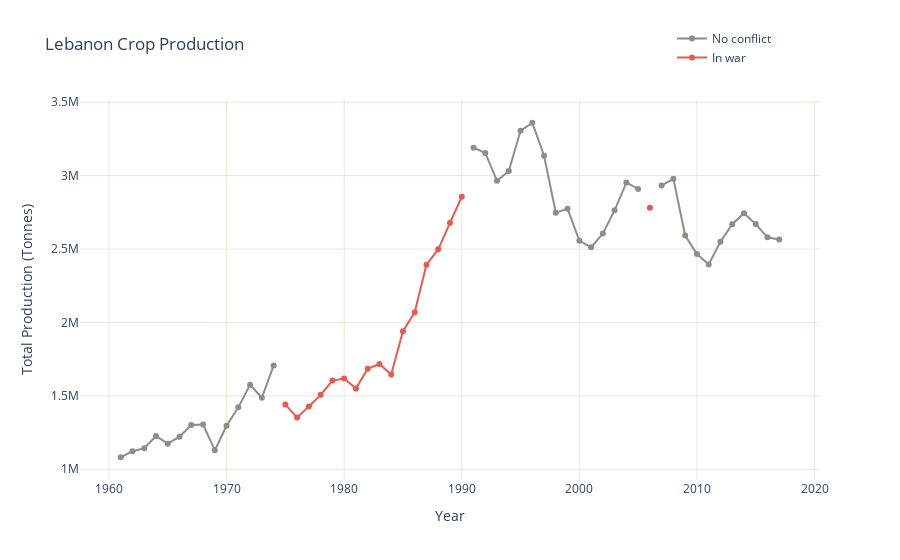

Notebook code for this chart:
### Code cell
# Create figure for Plotly. Here we add two separate traces to our plot in order to be able to color them differently.
# 

fig = go.Figure()

for country in list_countries:
        country_prod_war = country_in_war(final_wars_df, merged_data, country)
        prod_in_war = country_prod_war.copy()
        prod_no_war = country_prod_war.copy()

        prod_in_war['value_crop'][~prod_in_war['in_war']] = None
        prod_no_war['value_crop'][prod_no_war['in_war']] = None


        # Add data for years not in war
        fig.add_trace(go.Scatter( x=prod_no_war["year"], y=prod_no_war["value_crop"],
                        mode='lines+markers',
                        name='No conflict',
                        hoverinfo='skip',
                        connectgaps=False,
                        #visible = False,
                        line=dict(color='RGB(142, 141, 138)', width=2)))

        # Add data for in war years
        fig.add_trace(go.Scatter(x=prod_in_war["year"], y=prod_in_war["value_crop"],
                        mode='lines+markers',
                        name='In war',
                        hoverinfo='skip',
                        connectgaps=False,
                        #visible = False,
                        line=dict(color='RGB(232, 90, 79)', width=2)))

        
        fig.update_layout(title='Lebanon Crop Production',
                           xaxis_title='Year',
                           yaxis_title='Total Production (Tonnes)',
                           plot_bgcolor = "White"
                          )
        fig.update_xaxes(showgrid=True, gridwidth=1, gridcolor='RGB(234, 231, 220)')
        fig.update_yaxes(showgrid=True, gridwidth=1, gridcolor='RGB(234, 231, 220)')
        
fig.update_layout(legend=dict(x=0.8, y=1.2))    
    
fig.show()

### Figure 1 — Plotly figure (JSON) as saved in the notebook; plotly's stock layout.template omitted (floating-point values rounded to 4 significant figures)
{"data": [{"connectgaps": false, "hoverinfo": "skip", "line": {"color": "RGB(142, 141, 138)", "width": 2}, "mode": "lines+markers", "name": "No conflict", "type": "scatter", "x": ["1961-01-01", "1962-01-01", "1963-01-01", "1964-01-01", "1965-01-01", "1966-01-01", "1967-01-01", "1968-01-01", "1969-01-01", "1970-01-01", "1971-01-01", "1972-01-01", "1973-01-01", "1974-01-01", "1975-01-01", "1976-01-01", "1977-01-01", "1978-01-01", "1979-01-01", "1980-01-01", "1981-01-01", "1982-01-01", "1983-01-01", "1984-01-01", "1985-01-01", "1986-01-01", "1987-01-01", "1988-01-01", "1989-01-01", "1990-01-01", "1991-01-01", "1992-01-01", "1993-01-01", "1994-01-01", "1995-01-01", "1996-01-01", "1997-01-01", "1998-01-01", "1999-01-01", "2000-01-01", "2001-01-01", "2002-01-01", "2003-01-01", "2004-01-01", "2005-01-01", "2006-01-01", "2007-01-01", "2008-01-01", "2009-01-01", "2010-01-01", "2011-01-01", "2012-01-01", "2013-01-01", "2014-01-01", "2015-01-01", "2016-01-01", "2017-01-01"], "y": [1082027, 1123471, 1143291, 1225920, 1174548, 1222130, 1301316, 1304833, 1130030, 1296779, 1421886, 1575982, 1487203, 1706556, null, null, null, null, null, null, null, null, null, null, null, null, null, null, null, null, 3190002, 3154568, 2964608, 3031613, 3304977, 3360062, 3135755, 2747076, 2774841, 2557031, 2511455, 2605760, 2763392, 2952553, 2908938, null, 2933188, 2978220, 2592092, 2466275, 2395096, 2549976, 2668916, 2743968, 2669856, 2579943, 2564765]}, {"connectgaps": false, "hoverinfo": "skip", "line": {"color": "RGB(232, 90, 79)", "width": 2}, "mode": "lines+markers", "name": "In war", "type": "scatter", "x": ["1961-01-01", "1962-01-01", "1963-01-01", "1964-01-01", "1965-01-01", "1966-01-01", "1967-01-01", "1968-01-01", "1969-01-01", "1970-01-01", "1971-01-01", "1972-01-01", "1973-01-01", "1974-01-01", "1975-01-01", "1976-01-01", "1977-01-01", "1978-01-01", "1979-01-01", "1980-01-01", "1981-01-01", "1982-01-01", "1983-01-01", "1984-01-01", "1985-01-01", "1986-01-01", "1987-01-01", "1988-01-01", "1989-01-01", "1990-01-01", "1991-01-01", "1992-01-01", "1993-01-01", "1994-01-01", "1995-01-01", "1996-01-01", "1997-01-01", "1998-01-01", "1999-01-01", "2000-01-01", "2001-01-01", "2002-01-01", "2003-01-01", "2004-01-01", "2005-01-01", "2006-01-01", "2007-01-01", "2008-01-01", "2009-01-01", "2010-01-01", "2011-01-01", "2012-01-01", "2013-01-01", "2014-01-01", "2015-01-01", "2016-01-01", "2017-01-01"], "y": [null, null, null, null, null, null, null, null, null, null, null, null, null, null, 1440545, 1353377, 1427428, 1506924, 1604184, 1617655, 1550622, 1684054, 1717345, 1645310, 1940149, 2069817, 2393676, 2497863, 2678731, 2856243, null, null, null, null, null, null, null, null, null, null, null, null, null, null, null, 2781558, null, null, null, null, null, null, null, null, null, null, null]}], "layout": {"autosize": true, "legend": {"x": 0.8, "y": 1.2}, "plot_bgcolor": "White", "title": {"text": "Lebanon Crop Production"}, "xaxis": {"autorange": true, "gridcolor": "RGB(234, 231, 220)", "gridwidth": 1, "range": ["1957-07-20 00:20:13.1637", "2020-06-14 23:39:46.8363"], "showgrid": true, "title": {"text": "Year"}, "type": "date"}, "yaxis": {"autorange": true, "gridcolor": "RGB(234, 231, 220)", "gridwidth": 1, "range": [915200.0, 3527000.0], "showgrid": true, "title": {"text": "Total Production (Tonnes)"}, "type": "linear"}}}
